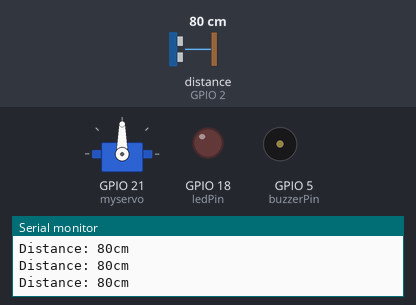
Simulated run of this sketch. Board: ESP32. Parts: servo, output pins drawn as LEDs (lit = HIGH), buzzer (waves = sounding, pin HIGH), the last lines printed to the serial monitor. Inputs (shaded band) come from the test bench; at power-on: distance to the obstacle (sensor on GPIO 2) 80 cm. The echo pulse lasts 58.3 µs per cm.

Above: at 1.2 s.
1.3 s: distance to the obstacle (sensor on GPIO 2) set to 9 cm
2.8 s: distance to the obstacle (sensor on GPIO 2) set to 6 cm
At 3.6 s:
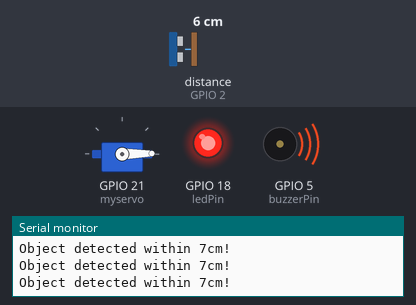
4.3 s: distance to the obstacle (sensor on GPIO 2) set to 18 cm
At 5.3 s:
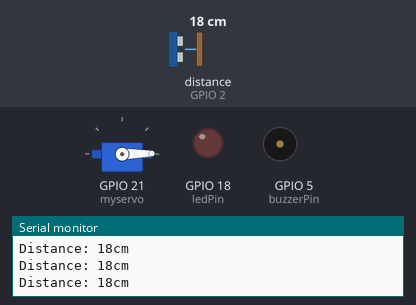
5.8 s: distance to the obstacle (sensor on GPIO 2) set to 2 cm
At 6.1 s:
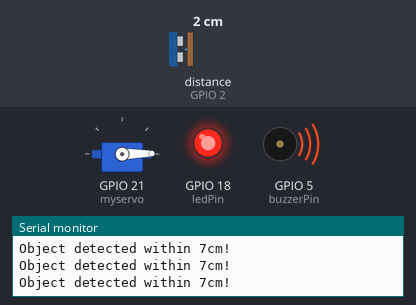
7.3 s: distance to the obstacle (sensor on GPIO 2) set to 35 cm
At 7.9 s:
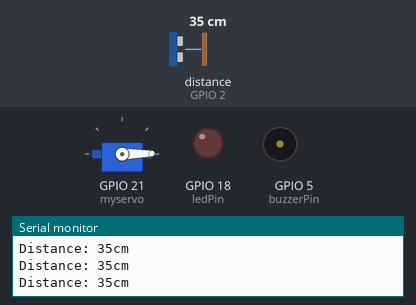
Timing chart, 0 to 9.8 s (numbered marks = the images above; inputs shaded):
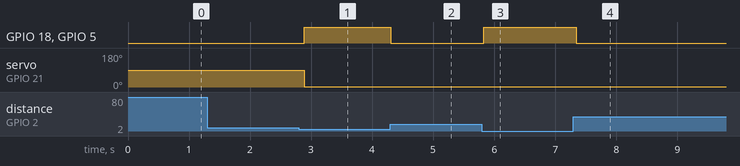

Measured:
- the behaviour switches between 8 and 7 cm on distance to the obstacle (sensor on GPIO 2) (found by bisection; images 0 and 1)
- after the input at 2.8 s, GPIO 18 (ledPin), GPIO 5 (buzzerPin): LOW → HIGH after 0.09 s; servo on GPIO 21 (myservo): 90° → 1° after 0.09 s
- after the input at 4.3 s, GPIO 18 (ledPin), GPIO 5 (buzzerPin): HIGH → LOW at once
- after the input at 5.8 s, GPIO 18 (ledPin), GPIO 5 (buzzerPin): LOW → HIGH at once
- after the input at 7.3 s, GPIO 18 (ledPin), GPIO 5 (buzzerPin): HIGH → LOW after 0.05 s

The sketch:

sketch.ino
```cpp
#include <Ultrasonic.h>
#include <Servo.h>
Servo myservo;
const int triggerPin = 4;
const int echoPin = 2;
const int buzzerPin = 5;
const int ledPin = 18;
const int threshold = 7;

    // threshold distance in 7 cm
Ultrasonic ultrasonic(triggerPin, echoPin);
int pos = 0;  // analog pin used to connect the potentiometer
int val;    // variable to read the value from the analog pin
void setup() {
  Serial.begin(9600);
  pinMode(buzzerPin, OUTPUT);
  pinMode(ledPin, OUTPUT);
  myservo.attach(21);
   }
void loop() {
  long distance = ultrasonic.distanceRead();
  if (distance <= threshold) {
      digitalWrite(buzzerPin, HIGH);
      digitalWrite(ledPin, HIGH);
      Serial.print("Object detected within ");
      Serial.print(threshold); Serial.println("cm!");
      myservo.write(1);
         }
  else {
        digitalWrite(buzzerPin, LOW);
        digitalWrite(ledPin, LOW);
        Serial.print("Distance: ");
        Serial.print(distance);
        Serial.println("cm");
         }
  delay(100);
}
```
